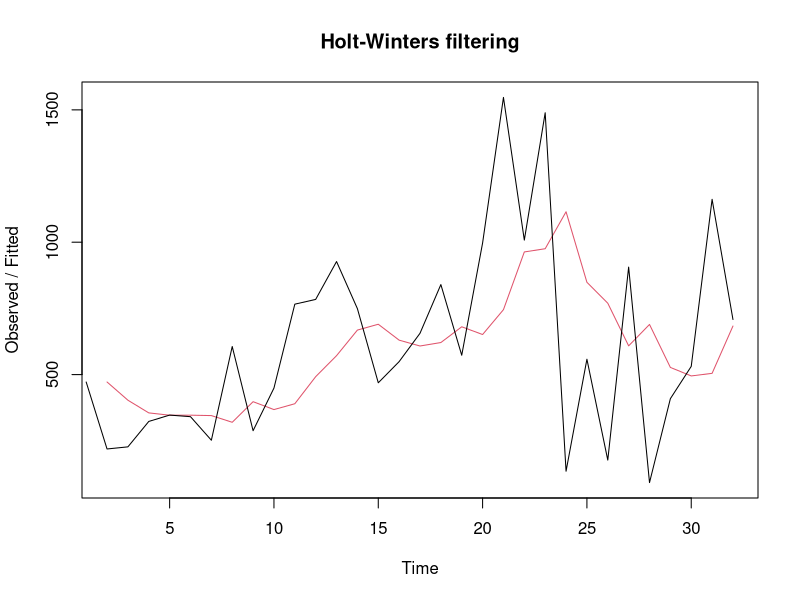
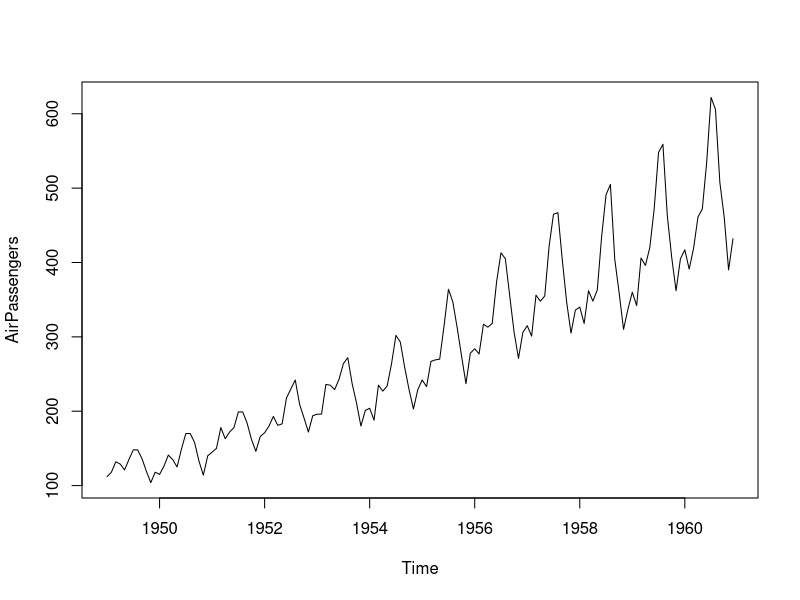
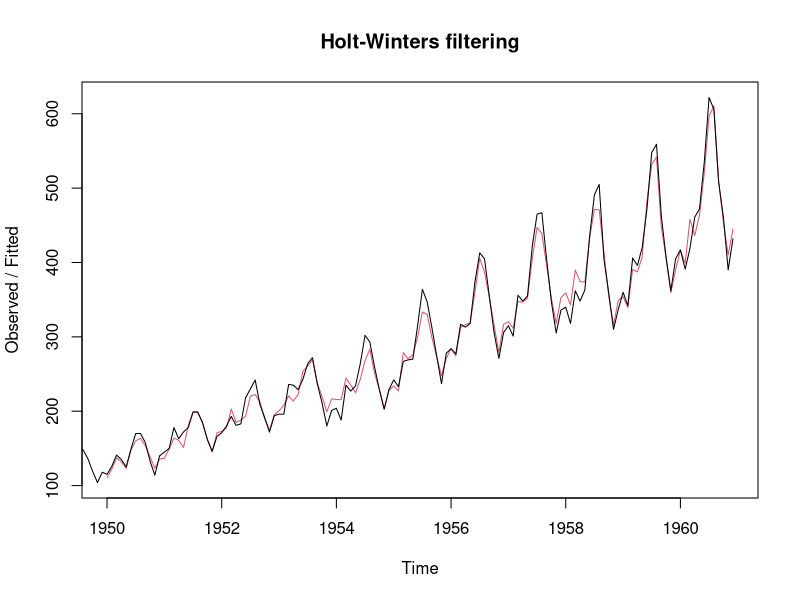

Here is the R script that generated these plots, in order:
## ---- chunk 1
knitr::opts_chunk$set(echo = TRUE)
## ---- chunk 2
# DescTools::XLGetRange(header = TRUE) # not working in R 3.6
data_ts <- readxl::read_excel(path = "04_03.xlsx", col_names = c("rows", "Customers", "Forecasted Customers", "Error", "Squared Error", 6:8), skip = 2, trim_ws = TRUE)
data_ts
## ---- chunk 3
fit <- stats::HoltWinters(x = na.omit(data_ts$Customers), beta = FALSE, gamma = FALSE, l.start = 472)
fit
## ---- chunk 4
plot(fit)
## ---- chunk 5
z <- c(123,39,78,52,110)
# ts(z, start = 2012, frequency = 12)
# y <- ts(z, start = 2012)
# y
## ---- chunk 6
AirPassengers
str(AirPassengers)
plot(AirPassengers)
## ---- chunk 7
plot( stats::HoltWinters(AirPassengers) )
# plot( forecast::ets(AirPassengers) )
